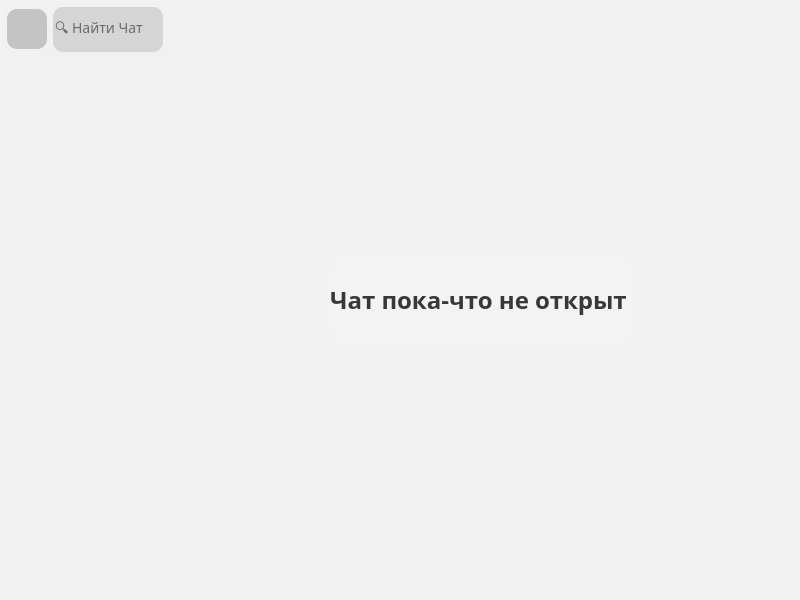
<?xml version="1.0" encoding="UTF-8"?>
<ui version="4.0">
 <class>MainWindow</class>
 <widget class="QMainWindow" name="MainWindow">
  <property name="geometry">
   <rect>
    <x>0</x>
    <y>0</y>
    <width>800</width>
    <height>600</height>
   </rect>
  </property>
  <property name="minimumSize">
   <size>
    <width>800</width>
    <height>600</height>
   </size>
  </property>
  <property name="cursor">
   <cursorShape>UpArrowCursor</cursorShape>
  </property>
  <property name="windowTitle">
   <string>Lumos</string>
  </property>
  <property name="styleSheet">
   <string notr="true">background: qlineargradient(
    x1:0, y1:0, x2:0, y2:1,
    stop:0 #003366,
    stop:0.5 #4facfe,
    stop:1 #00ced1
);
font-family: Lucida Suns Unicode;</string>
  </property>
  <widget class="QWidget" name="centralwidget">
   <layout class="QHBoxLayout" name="horizontalLayout">
    <property name="leftMargin">
     <number>0</number>
    </property>
    <property name="topMargin">
     <number>0</number>
    </property>
    <property name="rightMargin">
     <number>0</number>
    </property>
    <property name="bottomMargin">
     <number>0</number>
    </property>
    <item>
     <widget class="QFrame" name="GlobalFrame">
      <property name="cursor">
       <cursorShape>ArrowCursor</cursorShape>
      </property>
      <property name="styleSheet">
       <string notr="true">background-color: rgba(255, 255, 255, 30);
border: 1px solid rgba(255, 255, 255, 40);
</string>
      </property>
      <property name="lineWidth">
       <number>1</number>
      </property>
      <layout class="QHBoxLayout" name="horizontalLayout_3" stretch="1,4">
       <property name="leftMargin">
        <number>6</number>
       </property>
       <property name="topMargin">
        <number>6</number>
       </property>
       <property name="rightMargin">
        <number>6</number>
       </property>
       <property name="bottomMargin">
        <number>6</number>
       </property>
       <item>
        <widget class="QFrame" name="ChatsFrame">
         <property name="cursor">
          <cursorShape>ArrowCursor</cursorShape>
         </property>
         <property name="styleSheet">
          <string notr="true">color: black;
font-size: 16;
background-color: none;
border: none;</string>
         </property>
         <layout class="QVBoxLayout" name="verticalLayout" stretch="1,12">
          <property name="spacing">
           <number>0</number>
          </property>
          <property name="leftMargin">
           <number>0</number>
          </property>
          <property name="topMargin">
           <number>0</number>
          </property>
          <property name="rightMargin">
           <number>0</number>
          </property>
          <property name="bottomMargin">
           <number>0</number>
          </property>
          <item>
           <layout class="QHBoxLayout" name="Chats_LayoutH" stretch="1,4">
            <property name="spacing">
             <number>6</number>
            </property>
            <property name="sizeConstraint">
             <enum>QLayout::SetDefaultConstraint</enum>
            </property>
            <item>
             <widget class="QPushButton" name="SettingsBtn">
              <property name="sizePolicy">
               <sizepolicy hsizetype="Fixed" vsizetype="Fixed">
                <horstretch>40</horstretch>
                <verstretch>40</verstretch>
               </sizepolicy>
              </property>
              <property name="minimumSize">
               <size>
                <width>40</width>
                <height>40</height>
               </size>
              </property>
              <property name="maximumSize">
               <size>
                <width>16777215</width>
                <height>16777215</height>
               </size>
              </property>
              <property name="sizeIncrement">
               <size>
                <width>0</width>
                <height>0</height>
               </size>
              </property>
              <property name="baseSize">
               <size>
                <width>0</width>
                <height>0</height>
               </size>
              </property>
              <property name="contextMenuPolicy">
               <enum>Qt::ActionsContextMenu</enum>
              </property>
              <property name="autoFillBackground">
               <bool>false</bool>
              </property>
              <property name="styleSheet">
               <string notr="true">QPushButton {
background-color: rgba(50, 50, 50, 60);
border-radius: 10px;
icon-size: auto;
}

QPushButton:hover {
background-color: rgba(50, 50, 50, 40);
}

QPushButton:pressed {
background-color: rgba(50, 50, 50, 90);
}</string>
              </property>
              <property name="text">
               <string/>
              </property>
              <property name="icon">
               <iconset resource="lumos.qrc">
                <normaloff>:/svg_icons/assets/svg/settings.svg</normaloff>:/svg_icons/assets/svg/settings.svg</iconset>
              </property>
              <property name="iconSize">
               <size>
                <width>40</width>
                <height>40</height>
               </size>
              </property>
              <property name="shortcut">
               <string>Ctrl+Shift+S</string>
              </property>
              <property name="checkable">
               <bool>false</bool>
              </property>
              <property name="checked">
               <bool>false</bool>
              </property>
              <property name="autoRepeat">
               <bool>false</bool>
              </property>
              <property name="autoExclusive">
               <bool>false</bool>
              </property>
              <property name="autoDefault">
               <bool>false</bool>
              </property>
              <property name="default">
               <bool>false</bool>
              </property>
             </widget>
            </item>
            <item>
             <widget class="QLineEdit" name="ChatSearch">
              <property name="enabled">
               <bool>true</bool>
              </property>
              <property name="sizePolicy">
               <sizepolicy hsizetype="Expanding" vsizetype="MinimumExpanding">
                <horstretch>0</horstretch>
                <verstretch>0</verstretch>
               </sizepolicy>
              </property>
              <property name="styleSheet">
               <string notr="true">background-color: rgba(0, 0, 0, 30);
font-size: 14px;
border-radius: 10px;</string>
              </property>
              <property name="inputMask">
               <string/>
              </property>
              <property name="text">
               <string/>
              </property>
              <property name="maxLength">
               <number>32767</number>
              </property>
              <property name="placeholderText">
               <string>🔍 Найти Чат</string>
              </property>
              <property name="cursorMoveStyle">
               <enum>Qt::LogicalMoveStyle</enum>
              </property>
              <property name="clearButtonEnabled">
               <bool>false</bool>
              </property>
             </widget>
            </item>
           </layout>
          </item>
          <item>
           <spacer name="ChatsSpacer">
            <property name="orientation">
             <enum>Qt::Vertical</enum>
            </property>
            <property name="sizeHint" stdset="0">
             <size>
              <width>20</width>
              <height>40</height>
             </size>
            </property>
           </spacer>
          </item>
         </layout>
        </widget>
       </item>
       <item>
        <widget class="QFrame" name="ChatFrame">
         <property name="enabled">
          <bool>true</bool>
         </property>
         <property name="cursor">
          <cursorShape>ArrowCursor</cursorShape>
         </property>
         <property name="styleSheet">
          <string notr="true">border-radius: 10px;color: black;
font-size: 16;
background-color: rgba(255, 255, 255, 20);
border: none;
border-radius: 10px;</string>
         </property>
         <layout class="QVBoxLayout" name="verticalLayout_2" stretch="10,3,10">
          <property name="spacing">
           <number>0</number>
          </property>
          <property name="leftMargin">
           <number>0</number>
          </property>
          <property name="topMargin">
           <number>0</number>
          </property>
          <property name="rightMargin">
           <number>0</number>
          </property>
          <property name="bottomMargin">
           <number>0</number>
          </property>
          <item>
           <spacer name="ChatSpacerUp">
            <property name="orientation">
             <enum>Qt::Vertical</enum>
            </property>
            <property name="sizeHint" stdset="0">
             <size>
              <width>17</width>
              <height>252</height>
             </size>
            </property>
           </spacer>
          </item>
          <item>
           <layout class="QHBoxLayout" name="ChatLayoutH" stretch="1,0,1">
            <property name="spacing">
             <number>0</number>
            </property>
            <item>
             <spacer name="ChatSpacerLeft">
              <property name="orientation">
               <enum>Qt::Horizontal</enum>
              </property>
              <property name="sizeHint" stdset="0">
               <size>
                <width>37</width>
                <height>17</height>
               </size>
              </property>
             </spacer>
            </item>
            <item>
             <widget class="QLabel" name="ChatInfo">
              <property name="lineWidth">
               <number>0</number>
              </property>
              <property name="text">
               <string>&lt;html&gt;&lt;head/&gt;&lt;body&gt;&lt;p&gt;&lt;span style=&quot; font-size:18pt; font-weight:600; color:#383838;&quot;&gt;Чат пока-что не открыт &lt;/span&gt;&lt;img src=&quot;:/svg_icons/assets/svg/no_emotion.svg&quot;/&gt;&lt;/p&gt;&lt;/body&gt;&lt;/html&gt;</string>
              </property>
              <property name="alignment">
               <set>Qt::AlignCenter</set>
              </property>
             </widget>
            </item>
            <item>
             <spacer name="ChatSpacerRight">
              <property name="orientation">
               <enum>Qt::Horizontal</enum>
              </property>
              <property name="sizeHint" stdset="0">
               <size>
                <width>37</width>
                <height>17</height>
               </size>
              </property>
             </spacer>
            </item>
           </layout>
          </item>
          <item>
           <spacer name="ChatSpacerDown">
            <property name="orientation">
             <enum>Qt::Vertical</enum>
            </property>
            <property name="sizeHint" stdset="0">
             <size>
              <width>17</width>
              <height>252</height>
             </size>
            </property>
           </spacer>
          </item>
         </layout>
        </widget>
       </item>
      </layout>
     </widget>
    </item>
   </layout>
  </widget>
 </widget>
 <resources>
  <include location="../Lumos/lumos.qrc"/>
  <include location="lumos.qrc"/>
 </resources>
 <connections/>
</ui>
